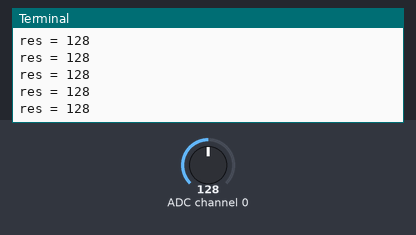
Simulated run of this program. Board: Raspberry Pi (header pin numbers). Shown: the last lines printed to the terminal. The inputs (shaded band) are chosen by the test bench; at power-on: ADC channel 0 = 128 (analog values on the 0–255 scale). Library files of the repository ran but are not shown: ADC0832.py.

Above: at 1.2 s.
1.3 s: ADC channel 0 set to 178
At 1.57 s:
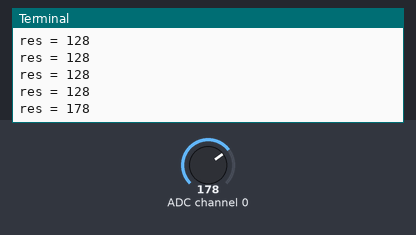
2.8 s: ADC channel 0 set to 224
At 2.97 s:
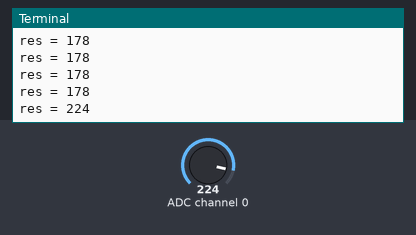
Timing chart, 0 to 5.8 s (numbered marks = the images above; inputs shaded):
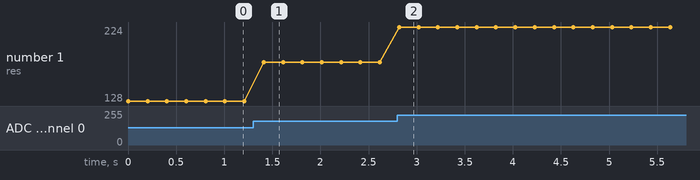

Measured:
- after the input at 1.3 s, the terminal: prints a new line after 0.11 s (image 1)
- after the input at 2.8 s, the terminal: prints a new line at once (image 2)
- plotted number 1: 128 → 178 after the input at 1.3 s, 178 → 224 after the input at 2.8 s

The program:

18_thermistor.py
```python
#!/usr/bin/env python

#-----------------------------------------------------------
# File name   : 18_thermistor.py
# Description : ...
# Author      : Jason
# E-mail      : jason@adeept.com
# Website     : www.adeept.com
# Date        : 2015/06/12
#-----------------------------------------------------------

import ADC0832
import time

def init():
	ADC0832.setup()

def loop():
	while True:
		res = ADC0832.getResult()
		print ('res = %d' % res)
		time.sleep(0.2)

if __name__ == '__main__':
	init()
	try:
		loop()
	except KeyboardInterrupt:
		ADC0832.destroy()
		print ('The end !')
```
